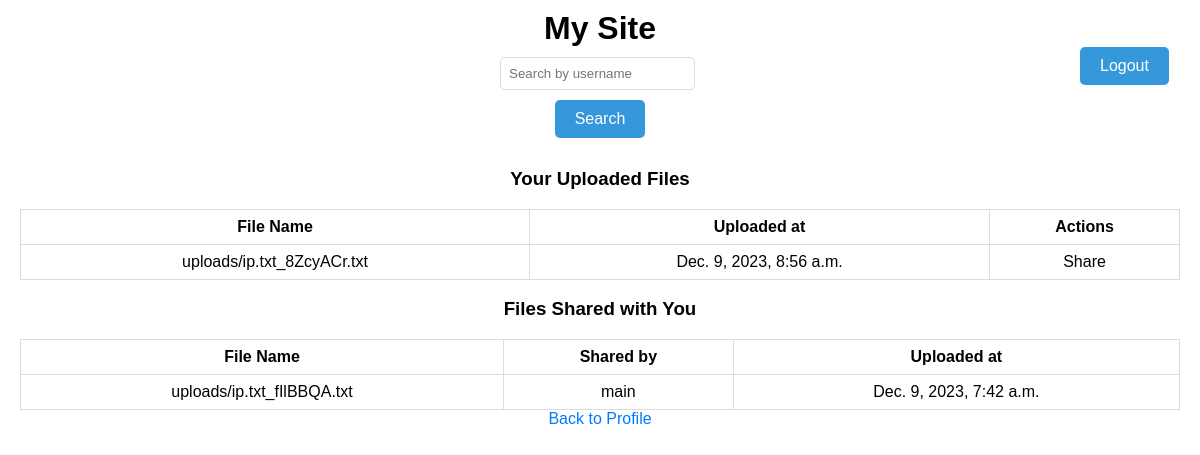
The app's page /files (signed in) with its own data.
### core/models.py (models this page shows, shortened)
class UploadedFile(models.Model):
    user = models.ForeignKey(User, on_delete=models.CASCADE)
    file = models.FileField(upload_to='uploads/')
    uploaded_at = models.DateTimeField(auto_now_add=True)
    shared_with = models.ManyToManyField(User, related_name='shared_files', blank=True)

### core/views.py (the view)
# urls.py: path('files', file_list, name='file_list'),
@login_required
def file_list(request):
    user_files = UploadedFile.objects.filter(user=request.user)
    shared_with_user_files = UploadedFile.objects.filter(
        shared_with=request.user)
    return render(request, 'files/file_list.html', {'user_files': user_files, 'shared_with_user_files': shared_with_user_files})

### core/templates/files/file_list.html (shortened to what this page needs)
{% extends 'base.html' %}
{% block content %}
  <h3>Your Uploaded Files</h3>
  {% if user_files %}
    <table style="width:100%; border-collapse: collapse; border: 1px solid #ddd;">
      <tr>
        <th style="border: 1px solid #ddd; padding: 8px;">File Name</th>
        <th style="border: 1px solid #ddd; padding: 8px;">Uploaded at</th>
        <th style="border: 1px solid #ddd; padding: 8px;">Actions</th>
      </tr>
      {% for file in user_files %}
        <tr>
          <td style="border: 1px solid #ddd; padding: 8px;">
            <a href="{% url 'download_file' file.id %}" target="_blank">{{ file.file.name }}</a>
          </td>
          <td style="border: 1px solid #ddd; padding: 8px;">{{ file.uploaded_at }}</td>
          <td style="border: 1px solid #ddd; padding: 8px;">
            <a href="{% url 'share_file' file.id %}">Share</a>
          </td>
        </tr>
      {% endfor %}
    </table>
  {% else %}
    <p>No files uploaded yet.</p>
  {% endif %}
  <h3>Files Shared with You</h3>
  {% if shared_with_user_files %}
    <table style="width:100%; border-collapse: collapse; border: 1px solid #ddd;">
      <tr>
        <th style="border: 1px solid #ddd; padding: 8px;">File Name</th>
        <th style="border: 1px solid #ddd; padding: 8px;">Shared by</th>
        <th style="border: 1px solid #ddd; padding: 8px;">Uploaded at</th>
      </tr>
      {% for file in shared_with_user_files %}
        <tr>
          <td style="border: 1px solid #ddd; padding: 8px;">
            <a href="{{ file.file.url }}" target="_blank">{{ file.file.name }}</a>
          </td>
          <td style="border: 1px solid #ddd; padding: 8px;">{{ file.user.username }}</td>
          <td style="border: 1px solid #ddd; padding: 8px;">{{ file.uploaded_at }}</td>
        </tr>
      {% endfor %}
    </table>
  {% else %}
    <p>No files shared with you yet.</p>
  {% endif %}
  <a href="{% url 'profile' %}" style="color: #007BFF;">Back to Profile</a>
{% endblock %}

### core/templates/base.html (style rules this page uses)
body { font-family: Arial, sans-serif; margin: 0; padding: 0; box-sizing: border-box; }
a { text-decoration: none; color: inherit; }

### records on screen
UploadedFile: file.name "uploads/ip.txt_8ZcyACr.txt", uploaded_at "Dec. 9, 2023, 8:56 a.m."
UploadedFile: file.name "uploads/ip.txt_fIlBBQA.txt", user.username "main", uploaded_at "Dec. 9, 2023, 7:42 a.m."
